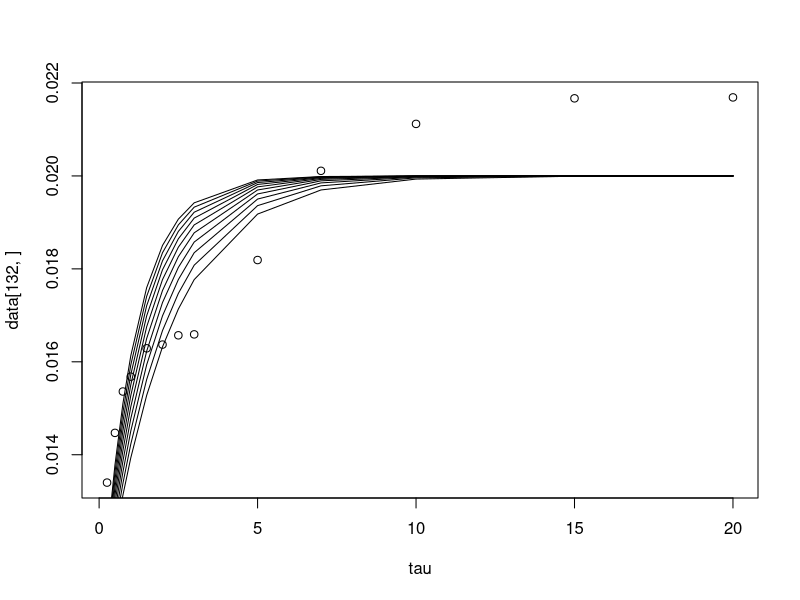
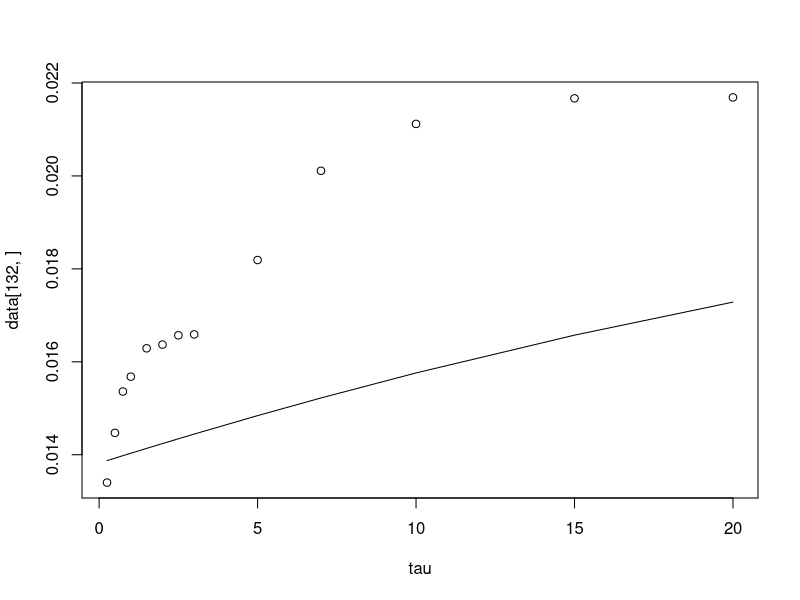

Write R code to recreate these figures, in order.
rm(list=ls())

# 데이터 불러오기
data <- read.csv('KIS_spot_continuous_montly_201612.csv')

# 환경설정(만기)
tau <- c(0.25, 0.5, 0.75, 1, 1.5, 2, 2.5, 3, 5, 7, 10, 15, 20)

# 모수설정(베타)
lambda <- 0.7071
L <- 0.02
S <- -0.01
C <- 0.01
beta <- matrix(c(L, S, C), ncol=1)

# H 계산
h1 <- replicate(13,1)
h2 <- (1-exp(-lambda*tau))/(lambda*tau)
h3 <- (1-exp(-lambda*tau))/(lambda*tau)-exp(-lambda*tau)
H <- cbind(h1, h2, h3)

# 그래프
plot(tau, data[132,])
for(i in 1:10){
  lambda <- 1-0.0500*i
  h1 <- replicate(13,1)
  h2 <- (1-exp(-lambda*tau))/(lambda*tau)
  h3 <- (1-exp(-lambda*tau))/(lambda*tau)-exp(-lambda*tau)
  H <- cbind(h1, h2, h3)
  lines(tau, H%*%beta)
}

# 베타 추정
r <- as.vector(t(data[132, ])); colnames(r) <- NULL; rownames(r) <- NULL
df <- data.frame(r, H)
model <- lm(r~h2+h3, data=df)
beta.fitted <- matrix(model$coefficients, ncol=1)

# λ 추정
obj.func <- function(lambda){
  h1 <- replicate(13,1)
  h2 <- (1-exp(-lambda*tau))/(lambda*tau)
  h3 <- (1-exp(-lambda*tau))/(lambda*tau)-exp(-lambda*tau)
  H <- cbind(h1, h2, h3)
  df <- data.frame(r, H)
  model <- lm(r~h2+h3, data=df)
  beta.fitted <- matrix(model$coefficients, ncol=1)
  mse <- sqrt(mean(model$residuals^2))
  return(mse)
}
lambda.fitted <- optim(0.5, obj.func, method='Brent', lower=0, upper=1)$par
r <- as.vector(t(data[132, ])); colnames(r) <- NULL; rownames(r) <- NULL
df <- data.frame(r, H)
model <- lm(r~h2+h3, data=df)
beta.fitted <- matrix(model$coefficients, ncol=1)

# 그래프2
h1 <- replicate(13,1)
h2 <- (1-exp(-lambda.fitted*tau))/(lambda.fitted*tau)
h3 <- (1-exp(-lambda.fitted*tau))/(lambda.fitted*tau)-exp(-lambda.fitted*tau)
H <- cbind(h1, h2, h3)
plot(tau, data[132,])
lines(tau, H%*%beta.fitted)
